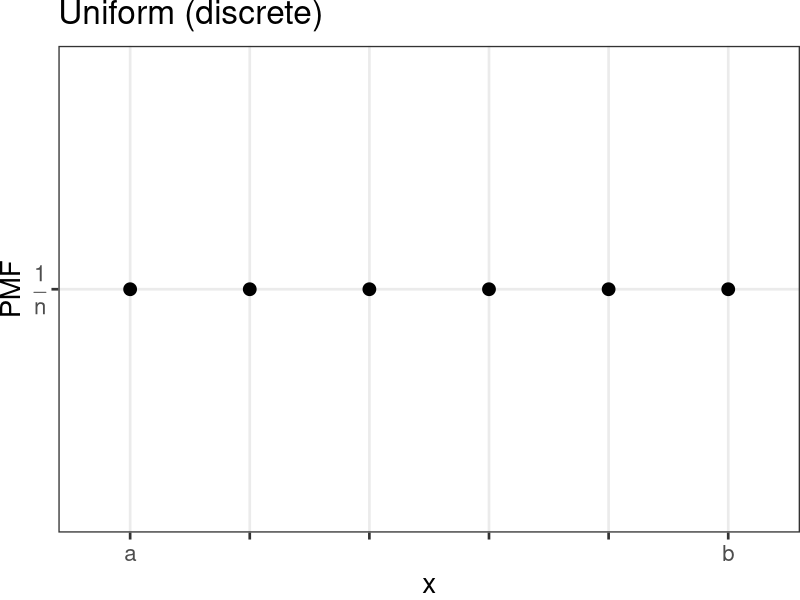
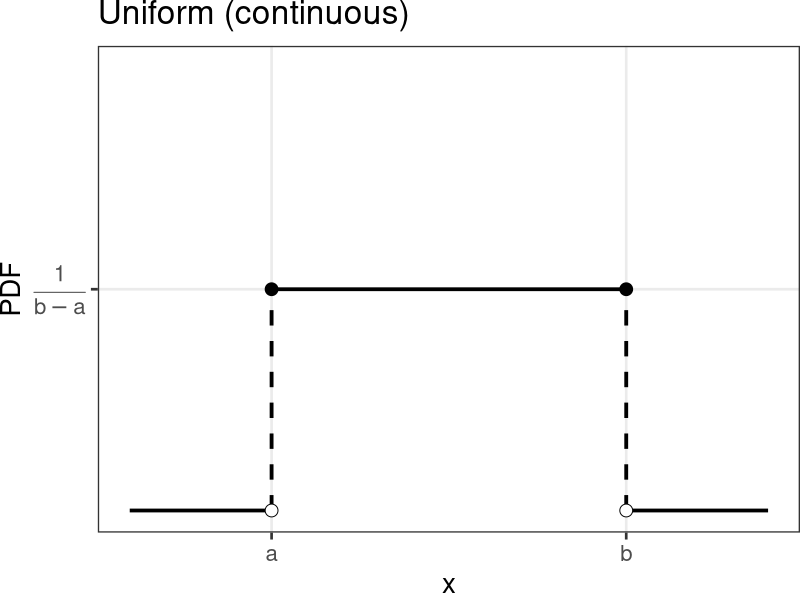
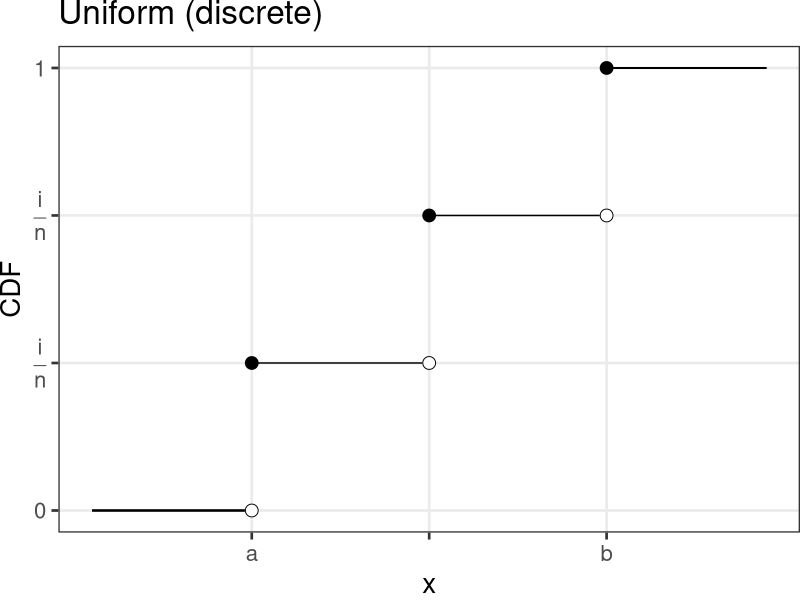
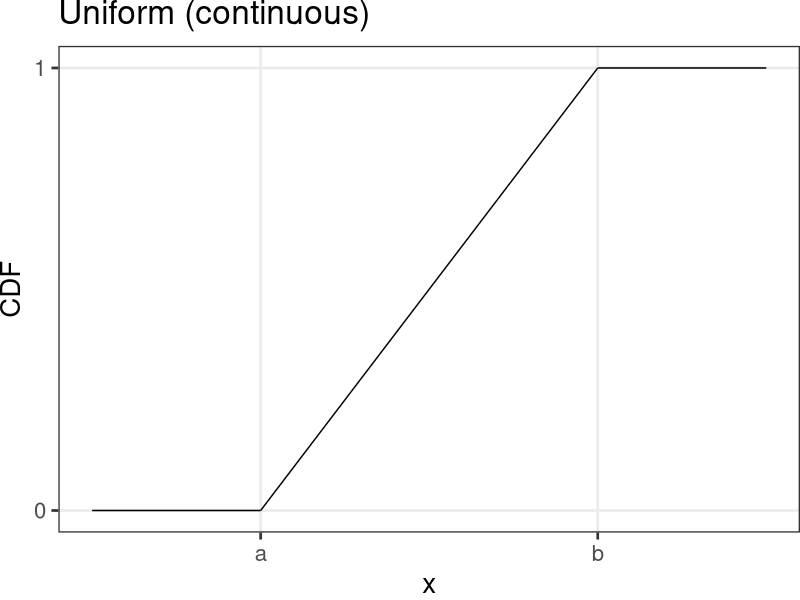
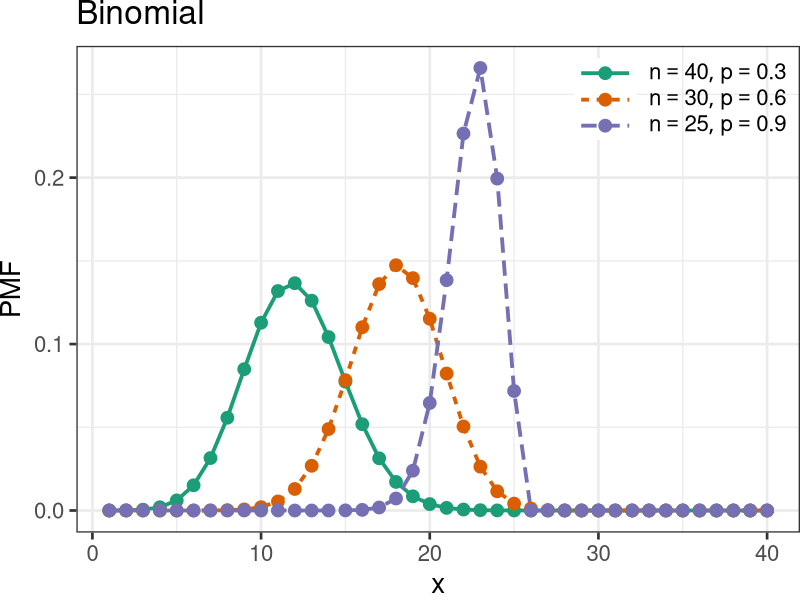
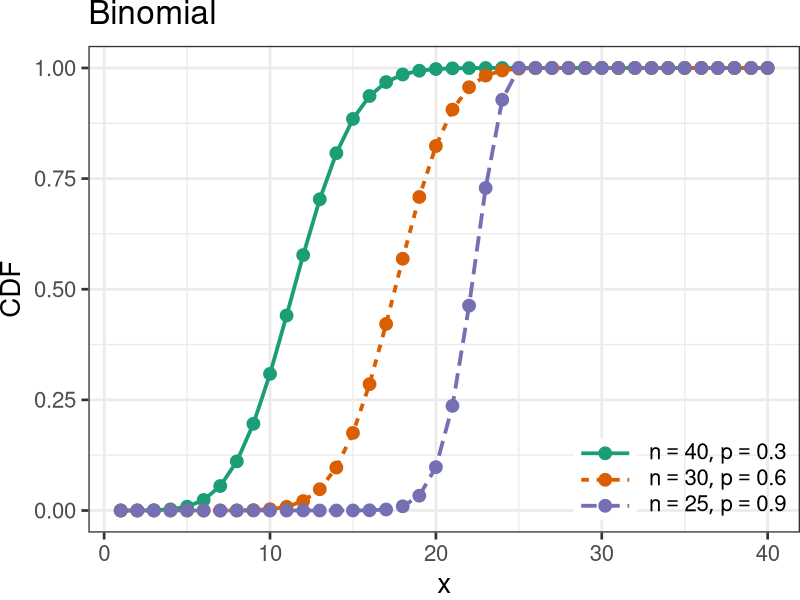
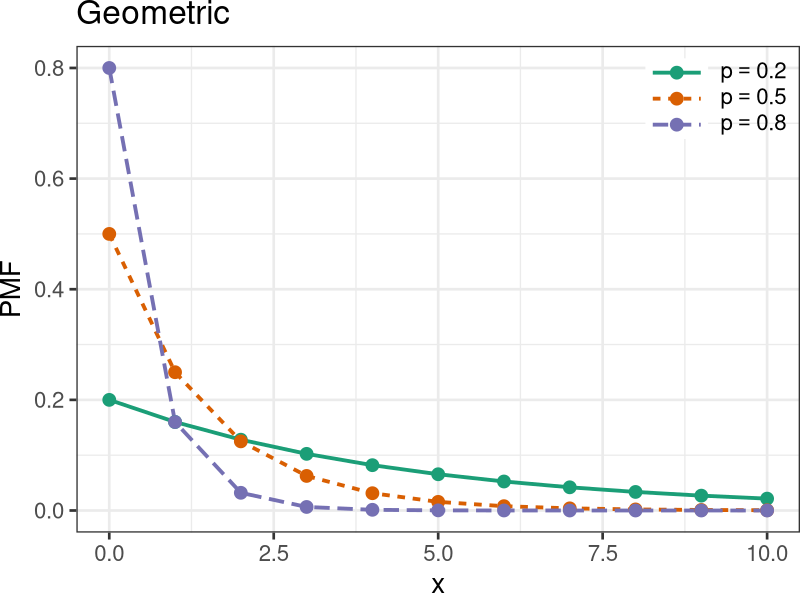
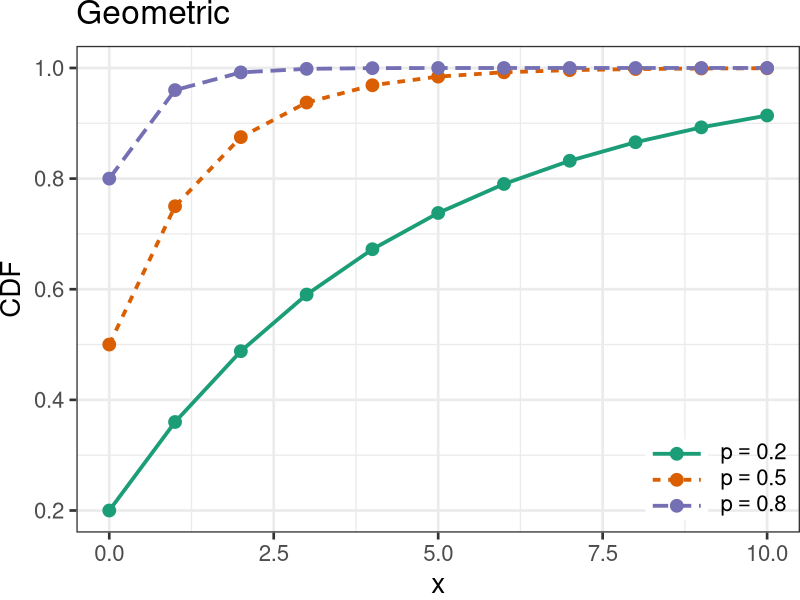

These figures' R source, in order:
# Install needed packages if necessary
needed_packages = c("ggplot2", "reshape2", "grid", "RColorBrewer", "VGAM")
if (length(setdiff(needed_packages, rownames(installed.packages()))) > 0) {
  install.packages(setdiff(needed_packages, rownames(installed.packages())),
                   dependencies=TRUE, repos="http://cran.r-project.org")
}

library(ggplot2)
library(reshape2)
library(grid)
library(RColorBrewer)
library(VGAM) # [dp]pareto

line_width = 1.3
point_size = 4
theme_set(theme_bw(base_size=20))
theme_update(legend.background=element_rect(fill=alpha("white", 0)),
             legend.key=element_rect(colour="white"),
             legend.key.width=unit(3, "lines"),
             plot.margin=unit(rep(0, 4), "lines"))

# FIXME: is it possible to move this statement into theme_update?
scale_color_discrete = function(...) scale_color_brewer(..., palette="Dark2")


# --------------------------------------------------------------------------- #

make.dist.fn <- function(mode, dist) {
  if (mode == "cdf")
    eval(parse(text=paste("p", dist, sep="")))
  else if (mode == "pdf" || mode == "pmf")
    eval(parse(text=paste("d", dist, sep="")))
  else
    stop("invalid mode: must be 'cdf' or 'pdf/pmf'")
}

make.data <- function(mode, dist, theta, xseq) {
  dist.fn <- make.dist.fn(mode, dist)
  unary <- function(...) function(x) dist.fn(x, ...)
  data.fns <- apply(theta, 1, function(x) do.call(unary, as.list(t(x))))
  values <- data.frame(sapply(data.fns, function(f) f(xseq)))
  cbind(x=xseq, values)
}

plot.dist <- function(xseq, theta, dist, mode, title, lab.fn) {
  values <- make.data(mode, dist, theta, xseq)
  molten <- melt(values, 1)
  labels <- apply(theta, 1, function(x) do.call(lab.fn, as.list(t(x))))
  p <- ggplot(molten, aes(x=x, y=value, color=variable, linetype=variable)) +
       ggtitle(title) +
       ylab(toupper(mode)) +
       scale_color_discrete(labels=labels) +
       scale_linetype_discrete(labels=labels)

  # We position the legend for CDFs bottom-right and for P[MD]Fs top-right.
  if (mode == "cdf")
    p <- p + theme(legend.title=element_blank(),
                   legend.justification=c(1, 0),
                   legend.position=c(1, 0))
  else
    p <- p + theme(legend.title=element_blank(),
                   legend.justification=c(1, 1),
                   legend.position=c(1, 1))
  p
}

plot.discrete <- function(from, to, ...) {
  xseq <- seq(from, to)
  plot.dist(xseq, ...) +
    geom_line(size=line_width) +
    geom_point(size=point_size)
}

plot.continuous <- function(from, to, ...) {
  xseq <- seq(from, to, by=0.01)
  plot.dist(xseq, ...) +
    geom_line(size=line_width)
}

# --------------------------------------------------------------------------- #

plot.uniform.cdf.discrete <- function() {
  xseq <- 3:7
  x <- melt(as.data.frame(cbind(xseq, ecdf(xseq)(xseq))), 1)
  ggplot(x, aes(x=xseq, y=value)) +
    geom_point(size=point_size) +
    geom_segment(aes(x=xseq, y=value, xend=xseq+1, yend=value)) +
    geom_segment(aes(x=3.1, y=0.2, xend=4, yend=0.2)) +
    geom_segment(aes(x=6, y=0.8, xend=6.9, yend=0.8)) +
    geom_point(aes(x=xseq+1), size=point_size, color="white", shape=19) +
    geom_point(aes(x=xseq+1), size=point_size, shape=1) +
    ggtitle("Uniform (discrete)") +
    labs(x="x", y="CDF") +
    theme(panel.grid.minor=element_blank()) +
    scale_x_continuous(name="x", limits=c(3.1, 6.9), breaks=4:6,
                       labels=c("a", "", "b")) +
    scale_y_continuous(name="CDF", limits=c(0.2, 0.8),
                       breaks=c(0.2, 0.4, 0.6, 0.8),
                       labels=c(0, expression(frac(i, n)),
                                expression(frac(i, n)), 1.0))
}

plot.uniform.cdf.continuous <- function() {
  x <- as.data.frame(rbind(c(0,0,2,0), c(2,0,6,1), c(6,1,8,1)))
  ggplot(x) +
    geom_segment(aes(x=V1, y=V2, xend=V3, yend=V4)) +
    ggtitle("Uniform (continuous)") +
    labs(x="x", y="CDF") +
    theme(panel.grid.minor=element_blank()) +
    scale_x_continuous(breaks=c(2,6), labels=c("a", "b")) +
    scale_y_continuous(limits=0:1, breaks=0:1, labels=0:1)
}

plot.uniform.pmf <- function() {
  xseq <- 3:8
  ggplot(data.frame(x0=factor(xseq), x1=xseq, y0=0, y1=0.5)) +
    aes(x=x0, y=y1) +
    geom_point(size=point_size) +
#    geom_segment(aes(x=x1, xend=x1, y=y0, yend=y1), linetype="dashed") +
    labs(title="Uniform (discrete)") +
    theme(panel.grid.minor=element_blank()) +
    scale_x_discrete(name="x",
                     breaks=xseq,
                     limits=1:10,
                     labels=c("a", rep("", length(xseq)-2), "b")) +
    scale_y_continuous(name="PMF",
                       breaks=0.5,
                       limits=0:1,
                       labels=expression(frac(1, n)))
}

plot.uniform.pdf <- function() {
  solid <- data.frame(x0=c(1, 3,   8),
                      x1=c(3, 8,  10),
                      y0=c(0, 0.5, 0),
                      y1=c(0, 0.5, 0))
  dashed <- data.frame(x0=c(solid[1,2], solid[3,1]),
                       x1=c(solid[1,2], solid[2,2]),
                       y0=c(solid[1,3], solid[3,3]),
                       y1=c(solid[2,3], solid[2,4]))
  filled <- data.frame(x=c(solid[2,1], solid[3,1]),
                       y=c(solid[2,3], solid[2,3]))
  hollow <- data.frame(x=c(solid[2,1], solid[3,1]),
                       y=c(solid[1,3], solid[3,3]))

  ggplot(solid) +
    geom_segment(aes(x=x0, xend=x1, y=y0, yend=y1), size=line_width) +
    geom_segment(data=dashed,
                 aes(x=x0, xend=x1, y=y0, yend=y1),
                 size=line_width,
                 linetype="dashed") +
    geom_point(data=filled, aes(x=x, y=y), size=point_size) +
    geom_point(data=hollow, aes(x=x, y=y), size=point_size, shape=21,
               fill="white") +
    theme(panel.grid.minor=element_blank()) +
    ggtitle("Uniform (continuous)") +
    scale_x_continuous(name="x",
                       breaks=c(solid[1,2], solid[3,1]),
                       limits=c(solid[1,1], solid[3,2]),
                       labels=c("a", "b")) +
    scale_y_continuous(name="PDF",
                       breaks=solid[2,3],
                       limits=0:1,
                       labels=expression(frac(1, b-a)))
}

# --------------------------------------------------------------------------- #

plot.binomial = function(mode, xmin=1, xmax=40,
                         theta=data.frame(n=c(40, 30, 25), p=c(0.3, 0.6, 0.9)),
                         title="Binomial") {
  lab.fn <- function(x, y) substitute(list(n==i, p==j), list(i=x, j=y))
  plot.discrete(xmin, xmax, theta, "binom", mode, title, lab.fn)
}

plot.geometric <- function(mode, xmin=0, xmax=10,
                           theta=data.frame(p=c(0.2, 0.5, 0.8)),
                           title="Geometric") {
  lab.fn <- function(x) substitute(p==i, list(i=x))
  plot.discrete(xmin, xmax, theta, "geom", mode, title, lab.fn)
}

plot.poisson <- function(mode, xmin=0, xmax=20,
                         theta=data.frame(lambda=c(1,4,10)),
                         title="Poisson") {
  lab.fn <- function(x) substitute(lambda==i, list(i=x))
  plot.discrete(xmin, xmax, theta, "pois", mode, title, lab.fn)
}

# --------------------------------------------------------------------------- #

plot.normal <- function(mode, xmin=-5, xmax=5,
                        theta=data.frame(mu=c(0,0,0,-2), s2=c(0.2,1,5,0.5)),
                        title="Normal") {
  lab.fn <- function(x, y) substitute(list(mu==i, sigma^2==j), list(i=x, j=y))
  plot.continuous(xmin, xmax, theta, "norm", mode, title, lab.fn)
}

plot.lognormal <- function(mode, xmin=0, xmax=3,
                          theta=data.frame(mu=c(0,2,0,1/2,1/4,1/8),
                              s2=c(3,2,1,1,1,1)), title="Log-Normal") {
  lab.fn <- function(x, y) substitute(list(mu==i, sigma^2==j), list(i=x, j=y))
  p <- plot.continuous(xmin, xmax, theta, "lnorm", mode, title, lab.fn)
  if (mode == "cdf")
    p <- p + theme(legend.justification=c(0, 1), legend.position=c(0, 1))

  p
}

plot.student <- function(mode, xmin=-5, xmax=5,
                         theta=data.frame(c(1,2,5,Inf)),
                         title=expression(bold("Student\'s") ~ italic(t))) {
  lab.fn <- function(x) {
    if (x == Inf)
      quote(nu==infinity)
    else
      substitute(nu==i, list(i=x))
  }

  plot.continuous(xmin, xmax, theta, "t", mode, title, lab.fn)
}

plot.chisquare <- function(mode, xmin=0, xmax=8,
                           theta=data.frame(1:5),
                           title=expression(chi^2)) {
  lab.fn <- function(x) substitute(k==i, list(i=x))
  plot.continuous(xmin, xmax, theta, "chisq", mode, title, lab.fn)
}

plot.f <- function(mode, xmin=0, xmax=5,
                   theta=data.frame(d1=c(1,2,5,100,100), d2=c(1,1,2,1,100)),
                   title="F") {
  lab.fn <- function(x, y) substitute(list(d[1]==i, d[2]==j), list(i=x, j=y))
  plot.continuous(xmin, xmax, theta, "f", mode, title, lab.fn)
}

plot.exp <- function(mode, xmin=0, xmax=5,
                     theta=data.frame(c(2,1,0.4)),
                     title="Exponential") {
  lab.fn <- function(x) substitute(beta==i, list(i=1/x))
  plot.continuous(xmin, xmax, theta, "exp", mode, title, lab.fn)
}

plot.gamma <- function(mode, xmin=0, xmax=20,
                       theta=data.frame(a=c(1,2,3,5,9), b=c(0.5,0.5,0.5,1,2)),
                       title="Gamma") {
  lab.fn <- function(x, y) substitute(list(alpha==i, beta==j), list(i=x, j=y))
  plot.continuous(xmin, xmax, theta, "gamma", mode, title, lab.fn)
}

dinvgamma <- function(x, shape = 1, rate = 1, scale = 1/rate, log = FALSE) {
  logval <- shape * log(rate) - lgamma(shape) - (shape+1) * log(x) - rate/x
  if (log)
    logval
  else
    exp(logval)
}

pinvgamma <- function(q, shape = 1, rate = 1, scale = 1/rate,
                      lower.tail = TRUE, log.p = FALSE) {
  pgamma(1 / q, shape, rate, scale, !lower.tail, log.p)
}

plot.invgamma <- function(mode, xmin=0, xmax=5,
                          theta=data.frame(a=c(1,2,3,3), b=c(1,1,1,0.5)),
                          title="Inverse Gamma") {
  lab.fn <- function(x, y) substitute(list(alpha==i, beta==j), list(i=x, j=y))
  plot.continuous(xmin, xmax, theta, "invgamma", mode, title, lab.fn)
}

#plot.dirichlet = function()
#{
#  require(MCMCpack)
#
#  a = list(c(6,2,2), c(3,7,5), c(6,2,6), c(2,3,4))
#  seqs = seq(0, 15, by=0.01) # FIXME: choose right input
#  f = function(v) ddirichlet(cbind(seqs, seqs, seqs), v)
#
#  # TODO
#  mapply(f, a, b)
#
#  s = function(k) substitute(list(alpha == i), list(i=a[k]))
#  labs = lapply(1:length(a), s)
#}

plot.beta <- function(mode, xmin=0, xmax=1,
                       theta=data.frame(a=c(0.5,5,1,2,2), b=c(0.5,1,3,2,5)),
                       title="Beta") {
  lab.fn <- function(x, y) substitute(list(alpha==i, beta==j), list(i=x, j=y))
  p <- plot.continuous(xmin, xmax, theta, "beta", mode, title, lab.fn)

  if (mode == "cdf")
    p <- p + theme(legend.justification=c(0, 1), legend.position=c(0, 1))
  else
    p <- p + theme(legend.justification=c(0.5, 1), legend.position=c(0.5, 1))

  p
}

plot.weibull <- function(mode, xmin=0, xmax=2.5,
                         theta=data.frame(lambda=c(1,1,1,1), k=c(0.5,1,1.5,5)),
                         title="Weibull") {
  lab.fn <- function(x, y) substitute(list(lambda==i, k==j), list(i=x, j=y))
  plot.continuous(xmin, xmax, theta, "weibull", mode, title, lab.fn)
}

plot.pareto <- function(mode, xmin=0.8, xmax=2.5,
                        theta=data.frame(xm=c(1,1,1), a=c(1,2,4)),
                        title="Pareto") {
  lab.fn <- function(x, y) substitute(list(x[m]==i, k==j), list(i=x, j=y))
  plot.continuous(xmin, xmax, theta, "pareto", mode, title, lab.fn)
}

# --------------------------------------------------------------------------- #

store <- function(name, p) {
  ggsave(paste(name, "pdf", sep="."), p)
}

store("uniform-pmf", plot.uniform.pmf())
store("uniform-pdf", plot.uniform.pdf())
store("uniform-cdf-discrete", plot.uniform.cdf.discrete())
store("uniform-cdf-continuous", plot.uniform.cdf.continuous())

store("binomial-pmf", plot.binomial("pmf"))
store("binomial-cdf", plot.binomial("cdf"))
store("geometric-pmf", plot.geometric("pmf"))
store("geometric-cdf", plot.geometric("cdf"))
store("poisson-pmf", plot.poisson("pmf"))
store("poisson-cdf", plot.poisson("cdf"))

store("normal-pdf", plot.normal("pdf"))
store("normal-cdf", plot.normal("cdf"))
store("lognormal-pdf", plot.lognormal("pdf") + ylim(0,1))
store("lognormal-cdf", plot.lognormal("cdf"))
store("student-pdf", plot.student("pdf"))
store("student-cdf", plot.student("cdf"))
store("chisquare-pdf", plot.chisquare("pdf") + ylim(0,1))
store("chisquare-cdf", plot.chisquare("cdf"))
store("f-pdf", plot.f("pdf"))
store("f-cdf", plot.f("cdf"))
store("exponential-pdf", plot.exp("pdf"))
store("exponential-cdf", plot.exp("cdf"))
store("gamma-pdf", plot.gamma("pdf"))
store("gamma-cdf", plot.gamma("cdf"))
store("invgamma-pdf", plot.invgamma("pdf"))
store("invgamma-cdf", plot.invgamma("cdf"))
store("beta-pdf", plot.beta("pdf"))
store("beta-cdf", plot.beta("cdf"))
store("weibull-pdf", plot.weibull("pdf"))
store("weibull-cdf", plot.weibull("cdf"))
store("pareto-pdf", plot.pareto("pdf"))
store("pareto-cdf", plot.pareto("cdf"))
